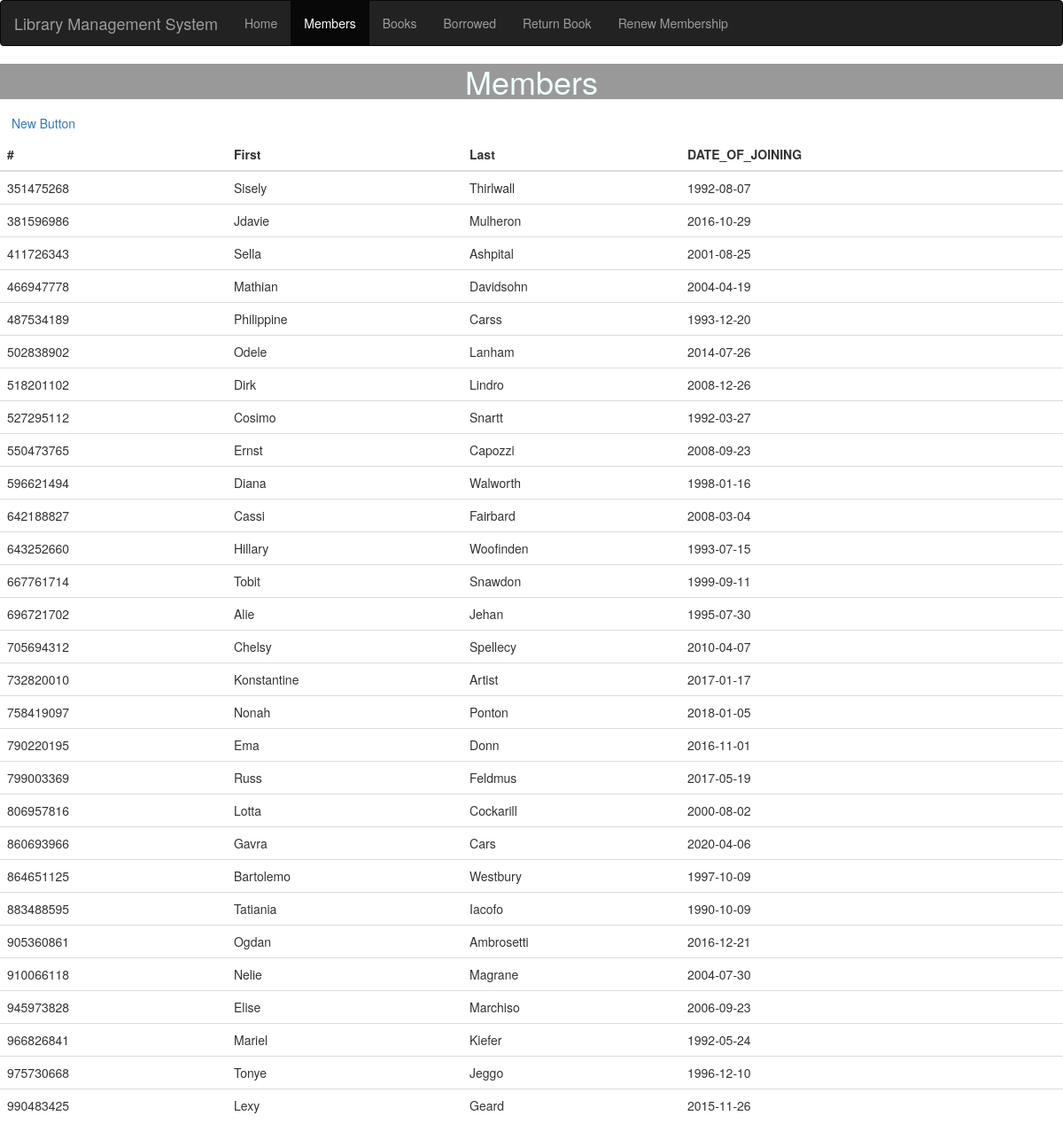
/members.php, run on the app's committed database.
### tables this page shows
CREATE TABLE `members` (
  `SSN` bigint(20) NOT NULL,
  `FNAME` text DEFAULT NULL,
  `MNAME` text DEFAULT NULL,
  `LNAME` text DEFAULT NULL,
  `PHONE` bigint(20) DEFAULT NULL,
  `HOME_MAILING ADDRESS` text DEFAULT NULL,
  `CAMPUS_ADDRESS` text DEFAULT NULL,
  `IS_ACTIVE` bigint(20) DEFAULT NULL,
  `DATE_OF_JOINING` date DEFAULT NULL,
  `MEMBERSHIP_EXPIRY` date NOT NULL,
  `MEMBER_TYPE` bigint(20) DEFAULT NULL,
  `COMMENTS` text DEFAULT NULL
);

### members.php (the view, shortened to what this page needs)
<!DOCTYPE html>
<html lang="en">
  <head>
    <link
      rel="stylesheet"
      href="https://maxcdn.bootstrapcdn.com/bootstrap/3.3.7/css/bootstrap.min.css"
    />
  </head>
  <body>
    <nav class="navbar navbar-inverse">
      <div class="container-fluid">
        <div class="navbar-header">
          <a class="navbar-brand" href="#">Library Management System</a>
        </div>
        <ul class="nav navbar-nav">
        <li><a href="index.php">Home</a></li>
          <li class="active"><a href="members.php">Members</a></li>
          <li><a href="books.php">Books</a></li>
          <li><a href="borrowed.php">Borrowed</a></li>
          <li><a href="return.php">Return Book</a></li>
          <li><a href="renew.php">Renew Membership</a></li>
        </ul>
      </div>
    </nav>
    <div>
      <h1
        style="text-align: center; background: rgba(0, 0, 0, 0.4); color: azure"
      >
        Members
      </h1>
    </div>
    <a href="memberform.php" class="btn btn-dark" role="button">New Button</a>
    <div>
    <table class="table table-dark">
    <thead>
    <tr>
      <th scope="col">#</th>
      <th scope="col">First</th>
      <th scope="col">Last</th>
      <th scope="col">DATE_OF_JOINING</th>
    </tr>
    </thead>
  <?php
  $conn = mysqli_connect('localhost', 'root', '', 'Library');
  $sql = "SELECT SSN, FNAME, LNAME, DATE_OF_JOINING FROM `members`";
  $result = $conn->query($sql);
if ($result->num_rows > 0) {
while($row = $result->fetch_assoc()) {
echo "<tr><td>" . $row["SSN"]. "</td><td>" . $row["FNAME"] . "</td><td>"
. $row["LNAME"]. "</td><td>" . $row["DATE_OF_JOINING"] . "</td></tr>";
}
echo "</table>";
} else { echo "0 results"; }
?>
    </div>
  </body>
</html>

### data on the page
members: SSN "351475268", FNAME "Sisely", LNAME "Thirlwall", DATE_OF_JOINING "1992-08-07"
members: SSN "381596986", FNAME "Jdavie", LNAME "Mulheron", DATE_OF_JOINING "2016-10-29"
members: SSN "411726343", FNAME "Sella", LNAME "Ashpital", DATE_OF_JOINING "2001-08-25"
members: SSN "466947778", FNAME "Mathian", LNAME "Davidsohn", DATE_OF_JOINING "2004-04-19"
members: SSN "487534189", FNAME "Philippine", LNAME "Carss", DATE_OF_JOINING "1993-12-20"
members: SSN "502838902", FNAME "Odele", LNAME "Lanham", DATE_OF_JOINING "2014-07-26"
members: SSN "518201102", FNAME "Dirk", LNAME "Lindro", DATE_OF_JOINING "2008-12-26"
members: SSN "527295112", FNAME "Cosimo", LNAME "Snartt", DATE_OF_JOINING "1992-03-27"
members: SSN "550473765", FNAME "Ernst", LNAME "Capozzi", DATE_OF_JOINING "2008-09-23"
members: SSN "596621494", FNAME "Diana", LNAME "Walworth", DATE_OF_JOINING "1998-01-16"
members: SSN "642188827", FNAME "Cassi", LNAME "Fairbard", DATE_OF_JOINING "2008-03-04"
members: SSN "643252660", FNAME "Hillary", LNAME "Woofinden", DATE_OF_JOINING "1993-07-15"
members: SSN "667761714", FNAME "Tobit", LNAME "Snawdon", DATE_OF_JOINING "1999-09-11"
members: SSN "696721702", FNAME "Alie", LNAME "Jehan", DATE_OF_JOINING "1995-07-30"
members: SSN "705694312", FNAME "Chelsy", LNAME "Spellecy", DATE_OF_JOINING "2010-04-07"
members: SSN "732820010", FNAME "Konstantine", LNAME "Artist", DATE_OF_JOINING "2017-01-17"
members: SSN "758419097", FNAME "Nonah", LNAME "Ponton", DATE_OF_JOINING "2018-01-05"
members: SSN "790220195", FNAME "Ema", LNAME "Donn", DATE_OF_JOINING "2016-11-01"
members: SSN "799003369", FNAME "Russ", LNAME "Feldmus", DATE_OF_JOINING "2017-05-19"
members: SSN "806957816", FNAME "Lotta", LNAME "Cockarill", DATE_OF_JOINING "2000-08-02"
members: SSN "860693966", FNAME "Gavra", LNAME "Cars", DATE_OF_JOINING "2020-04-06"
members: SSN "864651125", FNAME "Bartolemo", LNAME "Westbury", DATE_OF_JOINING "1997-10-09"
members: SSN "883488595", FNAME "Tatiania", LNAME "Iacofo", DATE_OF_JOINING "1990-10-09"
members: SSN "905360861", FNAME "Ogdan", LNAME "Ambrosetti", DATE_OF_JOINING "2016-12-21"
members: SSN "910066118", FNAME "Nelie", LNAME "Magrane", DATE_OF_JOINING "2004-07-30"
members: SSN "945973828", FNAME "Elise", LNAME "Marchiso", DATE_OF_JOINING "2006-09-23"
members: SSN "966826841", FNAME "Mariel", LNAME "Kiefer", DATE_OF_JOINING "1992-05-24"
members: SSN "975730668", FNAME "Tonye", LNAME "Jeggo", DATE_OF_JOINING "1996-12-10"
members: SSN "990483425", FNAME "Lexy", LNAME "Geard", DATE_OF_JOINING "2015-11-26"
